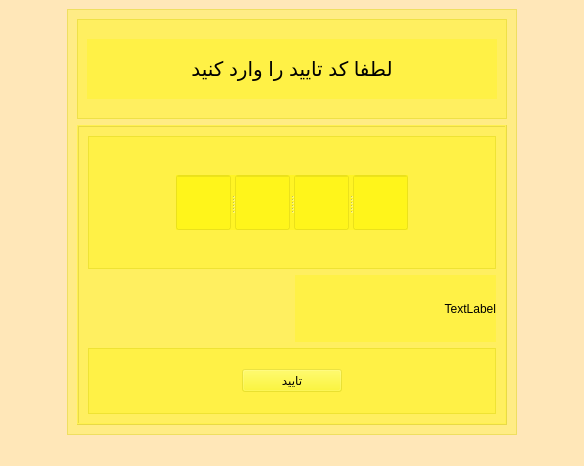
<?xml version="1.0" encoding="UTF-8"?>
<ui version="4.0">
 <class>CodeTaeed</class>
 <widget class="QMainWindow" name="CodeTaeed">
  <property name="geometry">
   <rect>
    <x>0</x>
    <y>0</y>
    <width>584</width>
    <height>466</height>
   </rect>
  </property>
  <property name="windowTitle">
   <string>MainWindow</string>
  </property>
  <property name="styleSheet">
   <string notr="true">background-color: rgb(255, 231, 184);</string>
  </property>
  <widget class="QWidget" name="centralwidget">
   <layout class="QGridLayout" name="gridLayout">
    <item row="0" column="0">
     <widget class="QFrame" name="C_F">
      <property name="maximumSize">
       <size>
        <width>450</width>
        <height>16777215</height>
       </size>
      </property>
      <property name="styleSheet">
       <string notr="true">background-color: rgb(255, 247, 0,70);</string>
      </property>
      <property name="frameShape">
       <enum>QFrame::StyledPanel</enum>
      </property>
      <property name="frameShadow">
       <enum>QFrame::Raised</enum>
      </property>
      <layout class="QGridLayout" name="gridLayout_4">
       <item row="0" column="0">
        <widget class="QFrame" name="C_F_MainText">
         <property name="minimumSize">
          <size>
           <width>0</width>
           <height>100</height>
          </size>
         </property>
         <property name="maximumSize">
          <size>
           <width>16777215</width>
           <height>100</height>
          </size>
         </property>
         <property name="frameShape">
          <enum>QFrame::StyledPanel</enum>
         </property>
         <property name="frameShadow">
          <enum>QFrame::Raised</enum>
         </property>
         <layout class="QGridLayout" name="gridLayout_2">
          <item row="0" column="0">
           <widget class="QLabel" name="C_LabalMainText">
            <property name="maximumSize">
             <size>
              <width>16777215</width>
              <height>60</height>
             </size>
            </property>
            <property name="font">
             <font>
              <pointsize>15</pointsize>
             </font>
            </property>
            <property name="frameShape">
             <enum>QFrame::NoFrame</enum>
            </property>
            <property name="text">
             <string>لطفا کد تایید را وارد کنید</string>
            </property>
            <property name="alignment">
             <set>Qt::AlignCenter</set>
            </property>
           </widget>
          </item>
         </layout>
        </widget>
       </item>
       <item row="2" column="0">
        <widget class="QFrame" name="C_F_EnterCode">
         <property name="minimumSize">
          <size>
           <width>200</width>
           <height>200</height>
          </size>
         </property>
         <property name="frameShape">
          <enum>QFrame::Box</enum>
         </property>
         <property name="frameShadow">
          <enum>QFrame::Raised</enum>
         </property>
         <layout class="QGridLayout" name="gridLayout_3">
          <item row="2" column="1">
           <widget class="QLabel" name="C_CaptionLabel">
            <property name="text">
             <string>TextLabel</string>
            </property>
            <property name="alignment">
             <set>Qt::AlignRight|Qt::AlignTrailing|Qt::AlignVCenter</set>
            </property>
           </widget>
          </item>
          <item row="3" column="0" colspan="2">
           <widget class="QFrame" name="frame_2">
            <property name="frameShape">
             <enum>QFrame::StyledPanel</enum>
            </property>
            <property name="frameShadow">
             <enum>QFrame::Raised</enum>
            </property>
            <layout class="QGridLayout" name="gridLayout_6">
             <item row="1" column="0">
              <widget class="QPushButton" name="C_Button">
               <property name="maximumSize">
                <size>
                 <width>100</width>
                 <height>16777215</height>
                </size>
               </property>
               <property name="font">
                <font>
                 <pointsize>9</pointsize>
                </font>
               </property>
               <property name="text">
                <string>تایید</string>
               </property>
              </widget>
             </item>
            </layout>
           </widget>
          </item>
          <item row="0" column="0" rowspan="2" colspan="2">
           <widget class="QFrame" name="frame">
            <property name="frameShape">
             <enum>QFrame::StyledPanel</enum>
            </property>
            <property name="frameShadow">
             <enum>QFrame::Raised</enum>
            </property>
            <layout class="QGridLayout" name="gridLayout_5">
             <item row="0" column="0">
              <widget class="QSplitter" name="splitter_2">
               <property name="orientation">
                <enum>Qt::Horizontal</enum>
               </property>
               <widget class="QSplitter" name="splitter">
                <property name="orientation">
                 <enum>Qt::Horizontal</enum>
                </property>
                <widget class="QLineEdit" name="C_LineEdit1EnterCode">
                 <property name="minimumSize">
                  <size>
                   <width>55</width>
                   <height>55</height>
                  </size>
                 </property>
                 <property name="maximumSize">
                  <size>
                   <width>55</width>
                   <height>55</height>
                  </size>
                 </property>
                 <property name="font">
                  <font>
                   <pointsize>20</pointsize>
                  </font>
                 </property>
                 <property name="text">
                  <string/>
                 </property>
                 <property name="maxLength">
                  <number>1</number>
                 </property>
                </widget>
                <widget class="QLineEdit" name="C_LineEdit2EnterCode">
                 <property name="minimumSize">
                  <size>
                   <width>55</width>
                   <height>55</height>
                  </size>
                 </property>
                 <property name="maximumSize">
                  <size>
                   <width>55</width>
                   <height>55</height>
                  </size>
                 </property>
                 <property name="font">
                  <font>
                   <pointsize>20</pointsize>
                  </font>
                 </property>
                 <property name="maxLength">
                  <number>1</number>
                 </property>
                </widget>
                <widget class="QLineEdit" name="C_LineEdit3EnterCode">
                 <property name="minimumSize">
                  <size>
                   <width>55</width>
                   <height>55</height>
                  </size>
                 </property>
                 <property name="maximumSize">
                  <size>
                   <width>55</width>
                   <height>55</height>
                  </size>
                 </property>
                 <property name="font">
                  <font>
                   <pointsize>20</pointsize>
                  </font>
                 </property>
                 <property name="maxLength">
                  <number>1</number>
                 </property>
                </widget>
                <widget class="QLineEdit" name="C_LineEdit4EnterCode">
                 <property name="minimumSize">
                  <size>
                   <width>55</width>
                   <height>55</height>
                  </size>
                 </property>
                 <property name="maximumSize">
                  <size>
                   <width>55</width>
                   <height>55</height>
                  </size>
                 </property>
                 <property name="font">
                  <font>
                   <pointsize>20</pointsize>
                  </font>
                 </property>
                 <property name="maxLength">
                  <number>1</number>
                 </property>
                </widget>
               </widget>
              </widget>
             </item>
            </layout>
           </widget>
          </item>
         </layout>
        </widget>
       </item>
      </layout>
     </widget>
    </item>
   </layout>
  </widget>
  <widget class="QMenuBar" name="menubar">
   <property name="geometry">
    <rect>
     <x>0</x>
     <y>0</y>
     <width>584</width>
     <height>25</height>
    </rect>
   </property>
  </widget>
  <widget class="QStatusBar" name="statusbar"/>
 </widget>
 <tabstops>
  <tabstop>C_LineEdit1EnterCode</tabstop>
  <tabstop>C_LineEdit2EnterCode</tabstop>
  <tabstop>C_LineEdit3EnterCode</tabstop>
  <tabstop>C_LineEdit4EnterCode</tabstop>
  <tabstop>C_Button</tabstop>
 </tabstops>
 <resources/>
 <connections/>
</ui>
